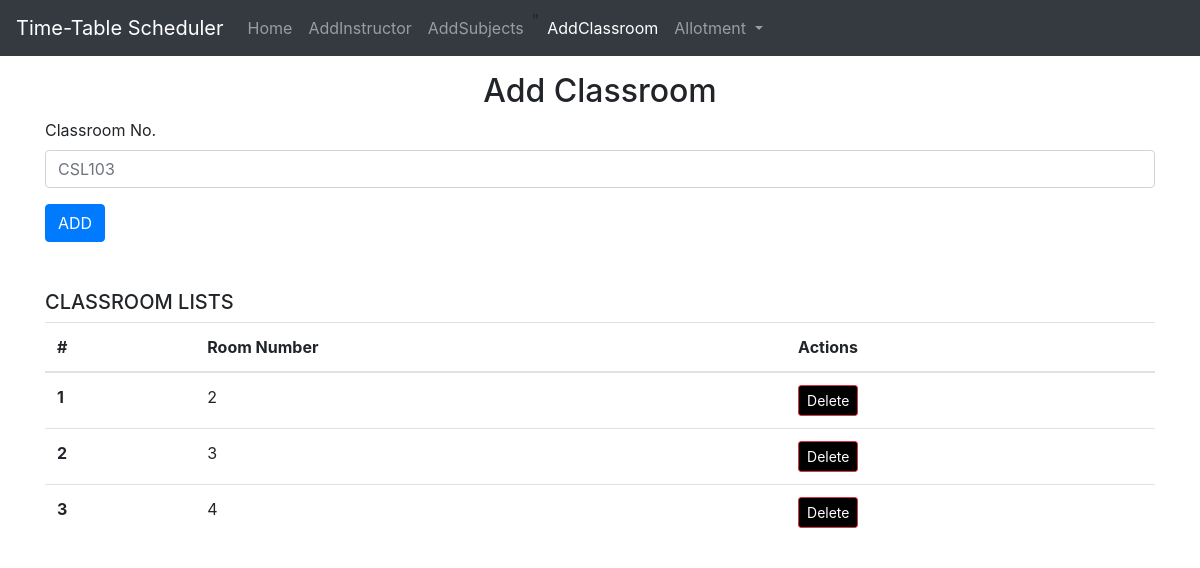
The page /addclassroom on the database its author committed.
### home/models.py (models this page shows, shortened)
class Classroom(models.Model):
    classnum = models.CharField(max_length=30)

### home/views.py (the view)
# urls.py: path('addclassroom',views.addclassroom,name="addclassroom"),
def addclassroom(request):
    context = {'success': False}
    if request.method == "POST":
        title = request.POST['title']
        ins = Classroom(classnum=title)
        ins.save()
        context['success'] = True
    allLists = Classroom.objects.all()
    context['addclassroom'] = allLists
    return render(request, 'addclassroom.html', context)

### templates/addclassroom.html (shortened to what this page needs)
{% extends "base.html" %}
{% block addclassroomactive %}active{% endblock addclassroomactive %}
{% block body %}
   <div class="container my-3">
    <h2 class="text-center">Add Classroom</h2>
    <form action="/addclassroom" method="post">
        <div class="form-group">
          <label for="title">Classroom No.</label>
          <input type="text" class="form-control" name="title" id="title" placeholder="CSL103">
        </div>
        <button type="submit" class="btn btn-primary">ADD</button>
      </form>
   </div>
   <div class="container my-5">
    <h5>CLASSROOM LISTS</h5>
    <table class="table">
        <thead>
          <tr>
            <th scope="col">#</th>
            <th scope="col">Room Number</th>
            <th scope="col">Actions</th>
          </tr>
        </thead>
        <div>
          <tbody>
            {% for classroom in addclassroom %}
            <tr>
              <th scope="row">{{ forloop.counter }}</th>
              <td>{{ classroom.classnum }}</td>
              <td>
                <form action="{% url 'delete-classroom' classroom.id %}" method="post">
                  <button type="submit" class="btn btn-danger btn-sm" style="background-color:black">Delete</button>
                </form>
              </td>
            </tr>
            {% endfor %}
          </tbody>
        </div>
    {% endblock body %}

### rows shown on the page
Classroom: classnum "2"
Classroom: classnum "3"
Classroom: classnum "4"
